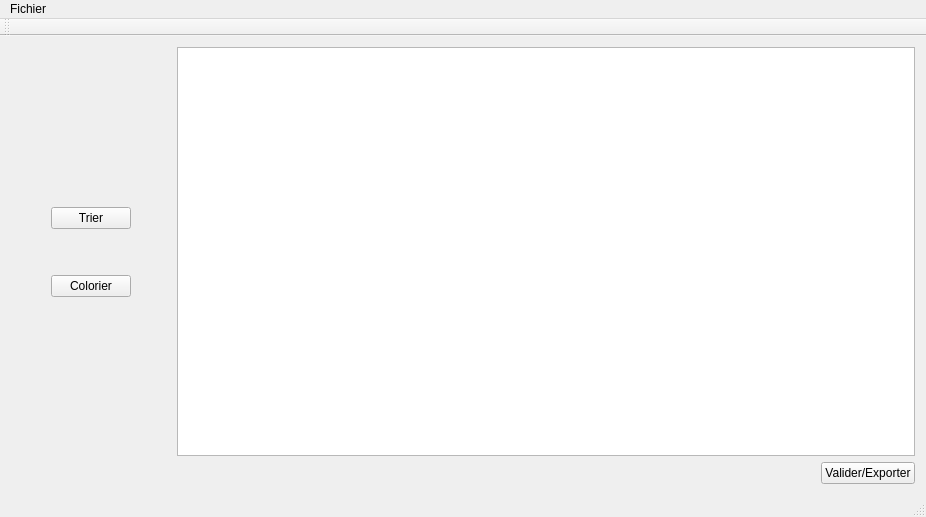
<?xml version="1.0" encoding="UTF-8"?>
<ui version="4.0">
 <class>MainWindow_projet</class>
 <widget class="QMainWindow" name="MainWindow_projet">
  <property name="geometry">
   <rect>
    <x>0</x>
    <y>0</y>
    <width>926</width>
    <height>517</height>
   </rect>
  </property>
  <property name="minimumSize">
   <size>
    <width>400</width>
    <height>300</height>
   </size>
  </property>
  <property name="windowTitle">
   <string>MainWindow_projet</string>
  </property>
  <widget class="QWidget" name="myCentralWidget">
   <layout class="QVBoxLayout" name="verticalLayout_2">
    <item>
     <layout class="QHBoxLayout" name="horizontalLayout_2">
      <item>
       <spacer name="horizontalSpacer_2">
        <property name="orientation">
         <enum>Qt::Horizontal</enum>
        </property>
        <property name="sizeType">
         <enum>QSizePolicy::Minimum</enum>
        </property>
        <property name="sizeHint" stdset="0">
         <size>
          <width>40</width>
          <height>20</height>
         </size>
        </property>
       </spacer>
      </item>
      <item>
       <layout class="QVBoxLayout" name="verticalLayout">
        <item>
         <spacer name="verticalSpacer">
          <property name="orientation">
           <enum>Qt::Vertical</enum>
          </property>
          <property name="sizeHint" stdset="0">
           <size>
            <width>20</width>
            <height>40</height>
           </size>
          </property>
         </spacer>
        </item>
        <item>
         <widget class="QPushButton" name="myPBTrier">
          <property name="text">
           <string>Trier</string>
          </property>
         </widget>
        </item>
        <item>
         <spacer name="verticalSpacer_3">
          <property name="orientation">
           <enum>Qt::Vertical</enum>
          </property>
          <property name="sizeType">
           <enum>QSizePolicy::Minimum</enum>
          </property>
          <property name="sizeHint" stdset="0">
           <size>
            <width>20</width>
            <height>40</height>
           </size>
          </property>
         </spacer>
        </item>
        <item>
         <widget class="QPushButton" name="myPBColorier">
          <property name="text">
           <string>Colorier</string>
          </property>
         </widget>
        </item>
        <item>
         <spacer name="verticalSpacer_2">
          <property name="orientation">
           <enum>Qt::Vertical</enum>
          </property>
          <property name="sizeHint" stdset="0">
           <size>
            <width>20</width>
            <height>40</height>
           </size>
          </property>
         </spacer>
        </item>
       </layout>
      </item>
      <item>
       <spacer name="horizontalSpacer_3">
        <property name="orientation">
         <enum>Qt::Horizontal</enum>
        </property>
        <property name="sizeType">
         <enum>QSizePolicy::Minimum</enum>
        </property>
        <property name="sizeHint" stdset="0">
         <size>
          <width>40</width>
          <height>20</height>
         </size>
        </property>
       </spacer>
      </item>
      <item>
       <widget class="QTableView" name="_myTableView">
        <property name="autoFillBackground">
         <bool>true</bool>
        </property>
        <property name="sortingEnabled">
         <bool>false</bool>
        </property>
       </widget>
      </item>
     </layout>
    </item>
    <item>
     <layout class="QHBoxLayout" name="horizontalLayout">
      <item>
       <spacer name="horizontalSpacer">
        <property name="orientation">
         <enum>Qt::Horizontal</enum>
        </property>
        <property name="sizeHint" stdset="0">
         <size>
          <width>40</width>
          <height>20</height>
         </size>
        </property>
       </spacer>
      </item>
      <item>
       <widget class="QPushButton" name="myPBValider">
        <property name="text">
         <string>Valider/Exporter</string>
        </property>
       </widget>
      </item>
     </layout>
    </item>
   </layout>
  </widget>
  <widget class="QMenuBar" name="myMenuBar">
   <property name="geometry">
    <rect>
     <x>0</x>
     <y>0</y>
     <width>926</width>
     <height>22</height>
    </rect>
   </property>
   <widget class="QMenu" name="myMenuFichier">
    <property name="title">
     <string>Fichier</string>
    </property>
    <addaction name="actionImporter"/>
    <addaction name="actionG_n_rer_al_atoirement"/>
    <addaction name="separator"/>
    <addaction name="actionQuitter"/>
   </widget>
   <addaction name="myMenuFichier"/>
  </widget>
  <widget class="QToolBar" name="mainToolBar">
   <attribute name="toolBarArea">
    <enum>TopToolBarArea</enum>
   </attribute>
   <attribute name="toolBarBreak">
    <bool>false</bool>
   </attribute>
  </widget>
  <widget class="QStatusBar" name="statusBar"/>
  <action name="action_importer">
   <property name="checkable">
    <bool>false</bool>
   </property>
   <property name="text">
    <string>Importer</string>
   </property>
  </action>
  <action name="action_generer">
   <property name="text">
    <string>Générer</string>
   </property>
  </action>
  <action name="actionFermer">
   <property name="text">
    <string>Fermer</string>
   </property>
  </action>
  <action name="actionImporter">
   <property name="text">
    <string>Importer</string>
   </property>
  </action>
  <action name="actionQuitter">
   <property name="text">
    <string>Quitter</string>
   </property>
  </action>
  <action name="actionG_n_rer_al_atoirement">
   <property name="text">
    <string>Générer aléatoirement</string>
   </property>
  </action>
 </widget>
 <layoutdefault spacing="6" margin="11"/>
 <resources/>
 <connections>
  <connection>
   <sender>myPBTrier</sender>
   <signal>pressed()</signal>
   <receiver>MainWindow_projet</receiver>
   <slot>show()</slot>
   <hints>
    <hint type="sourcelabel">
     <x>190</x>
     <y>421</y>
    </hint>
    <hint type="destinationlabel">
     <x>211</x>
     <y>436</y>
    </hint>
   </hints>
  </connection>
 </connections>
</ui>
